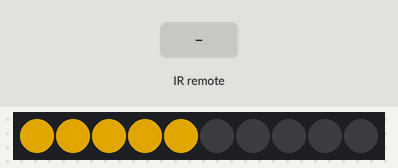
Recording of a sketch running on a simulated Arduino Pro Mini, built with avr-gcc and run on an emulated ATmega328P. Shown: 10 RGB LEDs in strip order, left to right. Inputs (shaded band) come from the test bench. Dim RGB values are drawn brighter than linear; random numbers use the default seed unless the sketch sets one.

Above: at 1.2 s.
1.3 s: infrared code 0xFFF00F received
At 1.71 s:
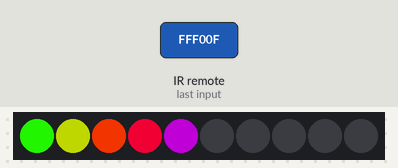
4.0 s: infrared code 0xFFE817 received
At 4.26 s:
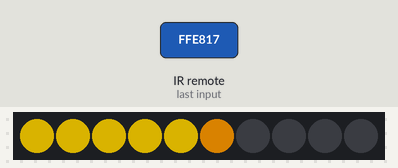
6.0 s: infrared code 0xFFD827 received
At 6.11 s:
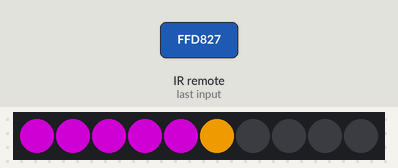
7.8 s: infrared code 0xFF609F received
At 9.0 s:
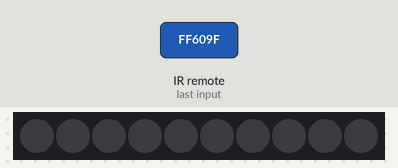
9.3 s: infrared code 0xFFE01F received
At 9.35 s:
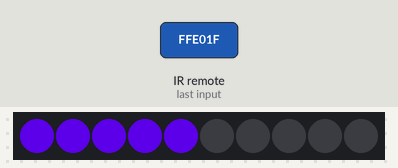
11.1 s: infrared code 0xFF906F received
At 11.7 s:
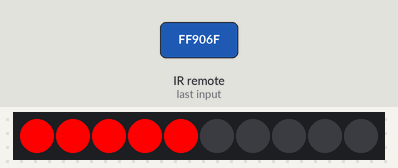
Timing chart, 0 to 13.6 s (numbered marks = the images above; inputs shaded):
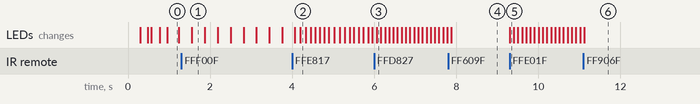

The sketch:

Vela-con-control-remoto.ino
```cpp
/*****************************************************************************
 *
 *  Vela electronica con Arduino Pro Mini y Control Remoto
 *      Autor: José Daniel Herrera Gomariz
 *      http://arduino-guay.blogspot.com.es
 *
 *   Simula el funcionamiento de una vela sobre una tira de leds tipo NeoPixel
 *   Se controla desde un mando a distancia estandar de los utilizados para las
 *   bombillas LED de colores.
 *
 *******************************************************************************/
#include <Adafruit_NeoPixel.h>
#include <IRremote.h>

#define PIXEL_PIN 7    // Pin para la tira de leds
#define RECV_PIN  2    // Pin pra el IR

// Constantes para los códigos del mando a distancia
#define ON                0XFFE01F
#define OFF               0xFF609F
#define BRIGHTNESS_UP     0xFFA05F
#define BRIGHTNESS_DOWN   0xFF20DF
#define FLASH             0xFFF00F
#define STROBE            0xFFE817
#define FADE              0xFFD827
#define SMOOTH            0xFFC837

#define RED               0xFF906F
#define GREEN             0XFF10EF
#define BLUE              0xFF50AF
#define WHITE             0xFFD02F

#define ORANGE            0xFFB04F
#define YELLOW_DARK       0xFFA857
#define YELLOW_MEDIUM     0xFF9867
#define YELLOW_LIGHT      0xFF8877

#define GREEN_LIGHT       0XFF30CF
#define GREEN_BLUE1       0XFF28D7
#define GREEN_BLUE2       0XFF18E7
#define GREEN_BLUE3       0XFF08F7

#define BLUE_RED          0XFF708F
#define PURPLE_DARK       0XFF6897
#define PURPLE_LIGHT      0XFF58A7
#define PINK              0XFF48B7

#define INCREMENTO 10

// Distintos efectos de la vela
#define MODO_COLOR        0
#define MODO_FUEGO        1
#define MODO_ARCOIRIS     2
#define MODO_FADE         3
#define MODO_FUEGO2       4
#define MAX_PIXEL         5

unsigned long rgb = 0;
byte r,g,b,brillo;
// Estado actual
byte estado = MODO_FUEGO2;
byte idx_arcoIris =0;
byte off = 0;

// Parameter 1 = number of pixels in strip
// Parameter 2 = pin number (most are valid)
// Parameter 3 = pixel type flags, add together as needed:
//   NEO_KHZ800  800 KHz bitstream (most NeoPixel products w/WS2812 LEDs)
//   NEO_KHZ400  400 KHz (classic 'v1' (not v2) FLORA pixels, WS2811 drivers)
//   NEO_GRB     Pixels are wired for GRB bitstream (most NeoPixel products)
//   NEO_RGB     Pixels are wired for RGB bitstream (v1 FLORA pixels, not v2)
Adafruit_NeoPixel strip = Adafruit_NeoPixel(10, PIXEL_PIN, NEO_GRB + NEO_KHZ800);

IRrecv irrecv(RECV_PIN);

decode_results results;

// Obtiene un color de toda la gama a partir de un valor de 0 to 255
// los colores son transiciones de  rojo --> verde --> azul --> rojo
uint32_t CicloColor(byte posicionCiclo) {
  if(posicionCiclo < 85) {
   return strip.Color(posicionCiclo * 3, 255 - posicionCiclo * 3, 0);
  } else if(posicionCiclo < 170) {
   posicionCiclo -= 85;
   return strip.Color(255 - posicionCiclo * 3, 0, posicionCiclo * 3);
  } else {
   posicionCiclo -= 170;
   return strip.Color(0, posicionCiclo * 3, 255 - posicionCiclo * 3);
  }
}

//Obtiene un tono rojo en función del indice
uint32_t TonoRojo(byte indice) {
   return strip.Color(200, indice, 0);
}

// Pone un pixel a un color
void setPixel (byte pixel, uint32_t color) {
   strip.setPixelColor(pixel, color);
}

// Pone toda la tira al mismo color
void setColor (byte r, byte g, byte b) {
  for (byte p=0; p < MAX_PIXEL; p++) {
    strip.setPixelColor(p, strip.Color(r,g,b));
  }
  strip.show();
}

// Apaga todos los pixels
void clear() {
  setColor(0,0,0);
}


void setup() {
  // Inicializamos la tira de leds
  strip.begin();
  // Inicializamos el receptor IR
  irrecv.enableIRIn();
  strip.show();
  // Cambiamos la 'semilla' de los aleatorios
  randomSeed(analogRead(0));
  clear();
  brillo = 255;
  r = g = b = 0;
}

// Simula el fuego variando el numero, tono de rojo, brillo de los pixels y tiempo
void fuego () {
    byte cuantos = random(0,6);
    byte lum = random(100,255);
    uint32_t color = TonoRojo(50+random(1,180));
    for(int i=0; i <= cuantos; i++) {
      setPixel(i, color);
      strip.setBrightness(lum);
      strip.show();
      delay(random(0,10));
    }
    strip.setBrightness(brillo);
    delay(100);
}

// Simula el fuego variando el tono de rojo, brillo de los pixels y tiempo
void fuego2 () {
    uint32_t color = TonoRojo(random(100,150));
    for (byte p=0; p < MAX_PIXEL; p++) {
      strip.setPixelColor(p, color);
    }
    strip.setBrightness(random(50,255));
    strip.show();
    delay(random(20,300));
    strip.setBrightness(brillo);
}

// Crea un efecto arcoIris, los pixel tiene colores distintos
void arcoIris() {
  uint16_t i;

  idx_arcoIris = (idx_arcoIris+1) & 255;
  for(i=0; i < MAX_PIXEL; i++) {
    setPixel(i, CicloColor((i*30+idx_arcoIris) & 255));
  }
  strip.show();
  delay(20);
}

// Va cambiado de color pasando por todos , todos los pixel iguales
void fade() {
  idx_arcoIris = (idx_arcoIris+1) & 255;
  for (byte p=0; p < MAX_PIXEL; p++) {
    strip.setPixelColor(p, CicloColor(idx_arcoIris));
  }
  strip.show();
  delay(100);
}

void captura () {
  if (irrecv.decode(&results)) {
    if ( results.value != 0xFFFFFFFF) {
      switch (results.value) {
           case BRIGHTNESS_UP :
               if ( brillo < 255-INCREMENTO ) {
                 brillo+=INCREMENTO;
               }
               strip.setBrightness(brillo);
               break;
           case BRIGHTNESS_DOWN :
               if ( brillo > INCREMENTO ) {
                 brillo-=INCREMENTO;
               }
               strip.setBrightness(brillo);
               break;
           case OFF :
               strip.setBrightness(0);
    		   strip.show();
               off = 1;
               break;
           case ON :
               strip.setBrightness(brillo);
               off = 0;
               break;
           case STROBE :
               estado = MODO_FUEGO;
               break;
           case FLASH :
               estado = MODO_ARCOIRIS;
               break;
           case FADE :
               estado = MODO_FADE;
               break;
           case SMOOTH :
               estado = MODO_FUEGO2;
               break;
           case RED           : RGB(0x00FF0000); break;
           case GREEN         : RGB(0x0000FF00); break;
           case BLUE          : RGB(0x000000FF); break;
           case WHITE         : RGB(0x00FFFFFF); break;
           case ORANGE        : RGB(0x00FF7F00); break;
           case YELLOW_DARK   : RGB(0x00FFAA00); break;
           case YELLOW_MEDIUM : RGB(0x00FFD400); break;
           case YELLOW_LIGHT  : RGB(0x00FFFF00); break;
           case GREEN_LIGHT   : RGB(0x0000FFAA); break;
           case GREEN_BLUE1   : RGB(0x0000FFFF); break;
           case GREEN_BLUE2   : RGB(0x0000AAFF); break;
           case GREEN_BLUE3   : RGB(0x000055FF); break;
           case BLUE_RED      : RGB(0x00000080); break;
           case PURPLE_DARK   : RGB(0x003F0080); break;
           case PURPLE_LIGHT  : RGB(0x007A00BF); break;
           case PINK          : RGB(0x00FF00FF); break;
      }
      if ( estado == MODO_COLOR ) {
          setColor(r,g,b);
      }
    }
    irrecv.resume(); // Receive the next value
  }
}


void RGB(unsigned long valor) {
   r = valor >> 16;
   g = (valor >> 8) & 0xFF;
   b = valor & 0xFF;
   estado = MODO_COLOR;
}

void loop() {
  captura();
  captura();
  captura();
  captura();
  captura();
  captura();
  if ( !off ) {
	  switch ( estado) {
	    case  MODO_ARCOIRIS:  arcoIris(); break;
	    case  MODO_FUEGO:     fuego(); break;
	    case  MODO_FUEGO2:    fuego2(); break;
	    case  MODO_FADE :     fade(); break;
	  }
  }
}
```

Measured:
- after the input at 9.3 s, the LEDs: change at once (image 5)
